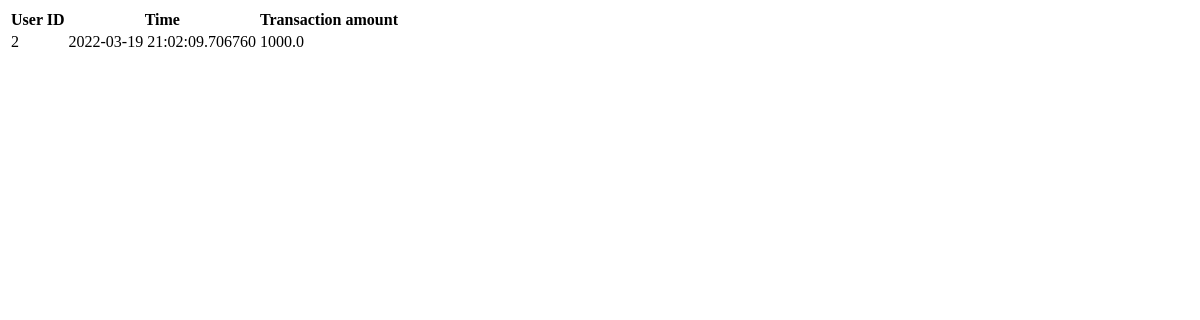
/api/transaction, run on an earlier commit of the app's database.
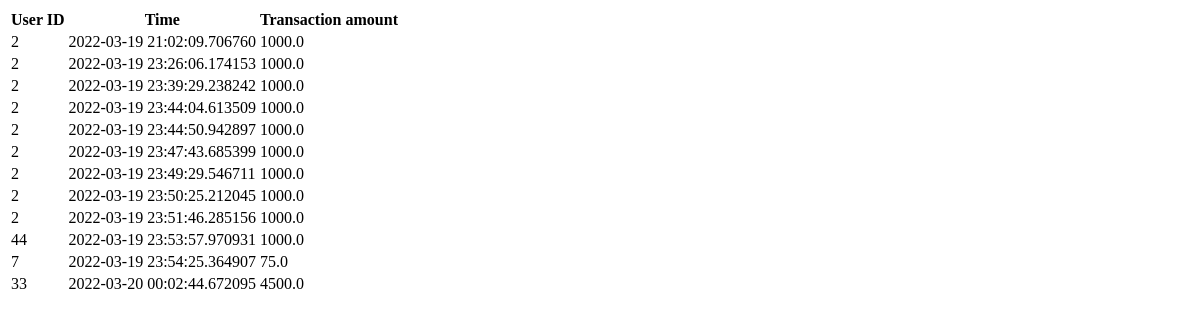
And on a later commit of the database.
### database/models.py (models this page shows, shortened)
class Transaction(db.Model):
    id = db.Column(db.Integer, primary_key=True)
    user_id = db.Column(db.Integer, nullable = False,default=2)
    ts = db.Column(db.DateTime, nullable = False,
                     default = datetime.datetime.now)
    transaction_amt = db.Column(db.Float, nullable = False,default=1000)

### app.py (the view, shortened to what this page needs)
class TransactionApi(Resource):
    def get(self):
        response = make_response(render_template('transactions.html',transactions=Transaction.query.all()))
        response.headers['Content-Type'] =  'text/html'
        return response

### templates/transactions.html
<html>
<body>
    <table>
        <thead>
            <tr>
                <th>User ID</th>
                <th>Time</th>
                <th>Transaction amount</th>
            </tr>
        </thead>
        <tbody>
            {% for txn in transactions %}
            <tr>
                <td>{{ txn.user_id }}</td>
                <td>{{ txn.ts }}</td>
                <td>{{ txn.transaction_amt }}</td>
            </tr>
            {% endfor %}
        </tbody>
    </table>
</body>
</html>

What changed in the data, as far as the page shows it:
added Transaction: user_id "2", ts "2022-03-19 23:26:06.174153", transaction_amt "1000.0"
added Transaction: user_id "2", ts "2022-03-19 23:39:29.238242", transaction_amt "1000.0"
added Transaction: user_id "2", ts "2022-03-19 23:44:04.613509", transaction_amt "1000.0"
added Transaction: user_id "2", ts "2022-03-19 23:44:50.942897", transaction_amt "1000.0"
added Transaction: user_id "2", ts "2022-03-19 23:47:43.685399", transaction_amt "1000.0"
added Transaction: user_id "2", ts "2022-03-19 23:49:29.546711", transaction_amt "1000.0"
added Transaction: user_id "2", ts "2022-03-19 23:50:25.212045", transaction_amt "1000.0"
added Transaction: user_id "2", ts "2022-03-19 23:51:46.285156", transaction_amt "1000.0"
added Transaction: user_id "44", ts "2022-03-19 23:53:57.970931", transaction_amt "1000.0"
added Transaction: user_id "7", ts "2022-03-19 23:54:25.364907", transaction_amt "75.0"
added Transaction: user_id "33", ts "2022-03-20 00:02:44.672095", transaction_amt "4500.0"
